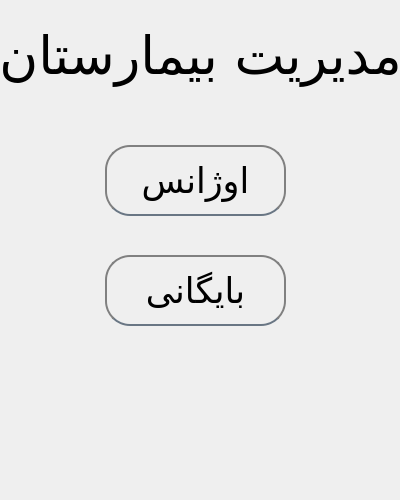
<?xml version="1.0" encoding="UTF-8"?>
<ui version="4.0">
 <class>MainWindow</class>
 <widget class="QMainWindow" name="MainWindow">
  <property name="geometry">
   <rect>
    <x>0</x>
    <y>0</y>
    <width>400</width>
    <height>500</height>
   </rect>
  </property>
  <property name="windowTitle">
   <string>MainWindow</string>
  </property>
  <widget class="QWidget" name="centralwidget">
   <widget class="QPushButton" name="but_admission">
    <property name="geometry">
     <rect>
      <x>100</x>
      <y>140</y>
      <width>191</width>
      <height>81</height>
     </rect>
    </property>
    <property name="font">
     <font>
      <family>IRNazanin</family>
      <pointsize>35</pointsize>
      <weight>50</weight>
      <italic>false</italic>
      <bold>false</bold>
     </font>
    </property>
    <property name="styleSheet">
     <string notr="true">QPushButton {
    background-color: transparent; /* Transparent background */
    color: rgb(0,0,0); /* Text color */
    border: 2px solid gray; /* Border around the button */
    padding: 5px; /* Increased padding for better touch targets */
    border-radius: 25px; /* Rounded corners */
    margin: 5px; /* Uniform margin on all sides */
    font-size: 35px; /* Font size for better readability */
	font: 35pt &quot;IRNazanin&quot;;
border-bottom: 2px solid rgba(105,118,132,255);
}

QPushButton:hover {
    border-color: rgba(190, 190, 190, 0.7); /* Lighter border on hover */
    background-color: rgba(255, 255, 255, 0.1); /* Light background on hover for visual feedback */
}

QPushButton:pressed {
    background-color: rgba(255, 255, 255, 0.2); /* Darker background when pressed */
	font: 20pt &quot;Ubuntu&quot;;
    border-color: rgba(150, 150, 150, 0.8); /* Change border color when pressed */
}

QPushButton:disabled {
    color: rgba(255, 255, 255, 0.5); /* Lighter text color when disabled */
    border-color: rgba(190, 190, 190, 0.3); /* Lighter border when disabled */
}
</string>
    </property>
    <property name="text">
     <string>اوژانس</string>
    </property>
   </widget>
   <widget class="QPushButton" name="but_archive">
    <property name="geometry">
     <rect>
      <x>100</x>
      <y>250</y>
      <width>191</width>
      <height>81</height>
     </rect>
    </property>
    <property name="font">
     <font>
      <family>IRNazanin</family>
      <pointsize>35</pointsize>
      <weight>50</weight>
      <italic>false</italic>
      <bold>false</bold>
     </font>
    </property>
    <property name="styleSheet">
     <string notr="true">QPushButton {
    background-color: transparent; /* Transparent background */
    color: rgb(0,0,0); /* Text color */
    border: 2px solid gray; /* Border around the button */
    padding: 5px; /* Increased padding for better touch targets */
    border-radius: 25px; /* Rounded corners */
    margin: 5px; /* Uniform margin on all sides */
    font-size: 35px; /* Font size for better readability */
	font: 35pt &quot;IRNazanin&quot;;
border-bottom: 2px solid rgba(105,118,132,255);
}

QPushButton:hover {
    border-color: rgba(190, 190, 190, 0.7); /* Lighter border on hover */
    background-color: rgba(255, 255, 255, 0.1); /* Light background on hover for visual feedback */
}

QPushButton:pressed {
    background-color: rgba(255, 255, 255, 0.2); /* Darker background when pressed */
	font: 20pt &quot;Ubuntu&quot;;
    border-color: rgba(150, 150, 150, 0.8); /* Change border color when pressed */
}

QPushButton:disabled {
    color: rgba(255, 255, 255, 0.5); /* Lighter text color when disabled */
    border-color: rgba(190, 190, 190, 0.3); /* Lighter border when disabled */
}
</string>
    </property>
    <property name="text">
     <string>بایگانی</string>
    </property>
   </widget>
   <widget class="QLabel" name="label_pic">
    <property name="geometry">
     <rect>
      <x>0</x>
      <y>0</y>
      <width>401</width>
      <height>501</height>
     </rect>
    </property>
    <property name="text">
     <string/>
    </property>
    <property name="pixmap">
     <pixmap>2.jpg</pixmap>
    </property>
    <property name="scaledContents">
     <bool>true</bool>
    </property>
   </widget>
   <widget class="QLabel" name="label">
    <property name="geometry">
     <rect>
      <x>0</x>
      <y>10</y>
      <width>401</width>
      <height>91</height>
     </rect>
    </property>
    <property name="font">
     <font>
      <family>IRNazanin</family>
      <pointsize>40</pointsize>
      <weight>50</weight>
      <italic>false</italic>
      <bold>false</bold>
     </font>
    </property>
    <property name="styleSheet">
     <string notr="true">color: rgb(0,0,0);
font: 40pt &quot;IRNazanin&quot;;</string>
    </property>
    <property name="text">
     <string>مدیریت بیمارستان</string>
    </property>
    <property name="alignment">
     <set>Qt::AlignCenter</set>
    </property>
   </widget>
   <zorder>label_pic</zorder>
   <zorder>but_admission</zorder>
   <zorder>but_archive</zorder>
   <zorder>label</zorder>
  </widget>
 </widget>
 <resources/>
 <connections/>
</ui>
